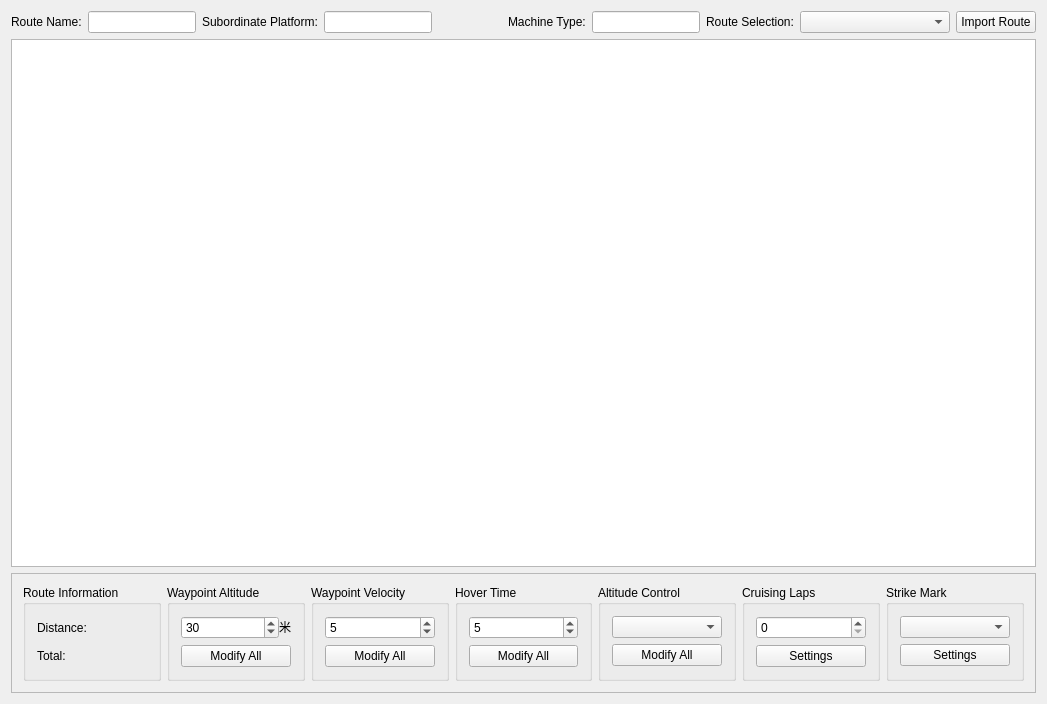
<?xml version="1.0" encoding="UTF-8"?>
<ui version="4.0">
 <class>WidgetLineEdit</class>
 <widget class="QWidget" name="WidgetLineEdit">
  <property name="geometry">
   <rect>
    <x>0</x>
    <y>0</y>
    <width>1047</width>
    <height>704</height>
   </rect>
  </property>
  <property name="windowTitle">
   <string>WidgetLineEdit</string>
  </property>
  <layout class="QVBoxLayout" name="verticalLayout">
   <item>
    <layout class="QHBoxLayout" name="horizontalLayout">
     <item>
      <widget class="QLabel" name="label">
       <property name="text">
        <string>Route Name:</string>
       </property>
      </widget>
     </item>
     <item>
      <widget class="QLineEdit" name="lineEdit_LineName">
       <property name="maximumSize">
        <size>
         <width>150</width>
         <height>16777215</height>
        </size>
       </property>
      </widget>
     </item>
     <item>
      <widget class="QLabel" name="label_4">
       <property name="text">
        <string>Subordinate Platform:</string>
       </property>
      </widget>
     </item>
     <item>
      <widget class="QLineEdit" name="lineEditPlatName">
       <property name="readOnly">
        <bool>true</bool>
       </property>
      </widget>
     </item>
     <item>
      <spacer name="horizontalSpacer">
       <property name="orientation">
        <enum>Qt::Horizontal</enum>
       </property>
       <property name="sizeHint" stdset="0">
        <size>
         <width>40</width>
         <height>20</height>
        </size>
       </property>
      </spacer>
     </item>
     <item>
      <widget class="QLabel" name="label_2">
       <property name="text">
        <string>Machine Type:</string>
       </property>
      </widget>
     </item>
     <item>
      <widget class="QLineEdit" name="lineEditPlatType">
       <property name="readOnly">
        <bool>true</bool>
       </property>
      </widget>
     </item>
     <item>
      <widget class="QLabel" name="label_3">
       <property name="text">
        <string>Route Selection:</string>
       </property>
      </widget>
     </item>
     <item>
      <widget class="QComboBox" name="comboBoxIntoLine">
       <property name="minimumSize">
        <size>
         <width>150</width>
         <height>0</height>
        </size>
       </property>
      </widget>
     </item>
     <item>
      <widget class="QPushButton" name="pushButtonIntoLine">
       <property name="text">
        <string>Import Route</string>
       </property>
      </widget>
     </item>
    </layout>
   </item>
   <item>
    <widget class="QTableWidget" name="tableWidget"/>
   </item>
   <item>
    <widget class="QFrame" name="frame">
     <property name="sizePolicy">
      <sizepolicy hsizetype="Preferred" vsizetype="Maximum">
       <horstretch>0</horstretch>
       <verstretch>0</verstretch>
      </sizepolicy>
     </property>
     <property name="maximumSize">
      <size>
       <width>16777215</width>
       <height>130</height>
      </size>
     </property>
     <property name="frameShape">
      <enum>QFrame::StyledPanel</enum>
     </property>
     <property name="frameShadow">
      <enum>QFrame::Raised</enum>
     </property>
     <property name="lineWidth">
      <number>0</number>
     </property>
     <layout class="QHBoxLayout" name="horizontalLayout_2">
      <item>
       <widget class="QGroupBox" name="groupBox_12">
        <property name="title">
         <string>Route Information</string>
        </property>
        <layout class="QGridLayout" name="gridLayout_2">
         <item row="0" column="0">
          <widget class="QLabel" name="label_19">
           <property name="text">
            <string>Distance:</string>
           </property>
          </widget>
         </item>
         <item row="0" column="1">
          <widget class="QLabel" name="label_20">
           <property name="text">
            <string/>
           </property>
           <property name="alignment">
            <set>Qt::AlignCenter</set>
           </property>
          </widget>
         </item>
         <item row="1" column="0">
          <widget class="QLabel" name="label_5">
           <property name="text">
            <string>Total:</string>
           </property>
          </widget>
         </item>
         <item row="1" column="1">
          <widget class="QLabel" name="label_6">
           <property name="text">
            <string/>
           </property>
           <property name="alignment">
            <set>Qt::AlignCenter</set>
           </property>
          </widget>
         </item>
        </layout>
       </widget>
      </item>
      <item>
       <widget class="QGroupBox" name="groupBox_13">
        <property name="title">
         <string>Waypoint Altitude</string>
        </property>
        <layout class="QVBoxLayout" name="verticalLayout_12" stretch="1,1">
         <item>
          <layout class="QHBoxLayout" name="horizontalLayout_13" stretch="0,0">
           <property name="spacing">
            <number>0</number>
           </property>
           <item>
            <widget class="QSpinBox" name="spinBox_5">
             <property name="maximum">
              <number>999999</number>
             </property>
             <property name="value">
              <number>30</number>
             </property>
            </widget>
           </item>
           <item>
            <widget class="QLabel" name="label_21">
             <property name="sizePolicy">
              <sizepolicy hsizetype="Maximum" vsizetype="Fixed">
               <horstretch>0</horstretch>
               <verstretch>0</verstretch>
              </sizepolicy>
             </property>
             <property name="text">
              <string>米</string>
             </property>
            </widget>
           </item>
          </layout>
         </item>
         <item>
          <widget class="QPushButton" name="pushButton_11">
           <property name="text">
            <string>Modify All</string>
           </property>
          </widget>
         </item>
        </layout>
       </widget>
      </item>
      <item>
       <widget class="QGroupBox" name="groupBox_14">
        <property name="title">
         <string>Waypoint Velocity</string>
        </property>
        <layout class="QVBoxLayout" name="verticalLayout_13" stretch="1,1">
         <item>
          <widget class="QSpinBox" name="spinBox_6">
           <property name="maximum">
            <number>999999</number>
           </property>
           <property name="value">
            <number>5</number>
           </property>
          </widget>
         </item>
         <item>
          <widget class="QPushButton" name="pushButton_12">
           <property name="text">
            <string>Modify All</string>
           </property>
          </widget>
         </item>
        </layout>
       </widget>
      </item>
      <item>
       <widget class="QGroupBox" name="groupBox_15">
        <property name="title">
         <string>Hover Time</string>
        </property>
        <layout class="QVBoxLayout" name="verticalLayout_14">
         <item>
          <widget class="QSpinBox" name="spinBox_7">
           <property name="maximum">
            <number>999</number>
           </property>
           <property name="value">
            <number>5</number>
           </property>
          </widget>
         </item>
         <item>
          <widget class="QPushButton" name="pushButton_13">
           <property name="text">
            <string>Modify All</string>
           </property>
          </widget>
         </item>
        </layout>
       </widget>
      </item>
      <item>
       <widget class="QGroupBox" name="groupBox_16">
        <property name="title">
         <string>Altitude Control</string>
        </property>
        <layout class="QVBoxLayout" name="verticalLayout_15">
         <item>
          <widget class="QComboBox" name="comboBox_5"/>
         </item>
         <item>
          <widget class="QPushButton" name="pushButton_14">
           <property name="text">
            <string>Modify All</string>
           </property>
          </widget>
         </item>
        </layout>
       </widget>
      </item>
      <item>
       <widget class="QGroupBox" name="groupBox_17">
        <property name="title">
         <string>Cruising Laps</string>
        </property>
        <layout class="QVBoxLayout" name="verticalLayout_16">
         <item>
          <widget class="QSpinBox" name="spinBox_8"/>
         </item>
         <item>
          <widget class="QPushButton" name="pushButton_15">
           <property name="text">
            <string>Settings</string>
           </property>
          </widget>
         </item>
        </layout>
       </widget>
      </item>
      <item>
       <widget class="QGroupBox" name="groupBox_18">
        <property name="title">
         <string>Strike Mark</string>
        </property>
        <layout class="QVBoxLayout" name="verticalLayout_17">
         <item>
          <widget class="QComboBox" name="comboBox_4"/>
         </item>
         <item>
          <widget class="QPushButton" name="pushButton_9">
           <property name="text">
            <string>Settings</string>
           </property>
          </widget>
         </item>
        </layout>
       </widget>
      </item>
     </layout>
    </widget>
   </item>
  </layout>
 </widget>
 <layoutdefault spacing="6" margin="11"/>
 <resources/>
 <connections/>
</ui>
